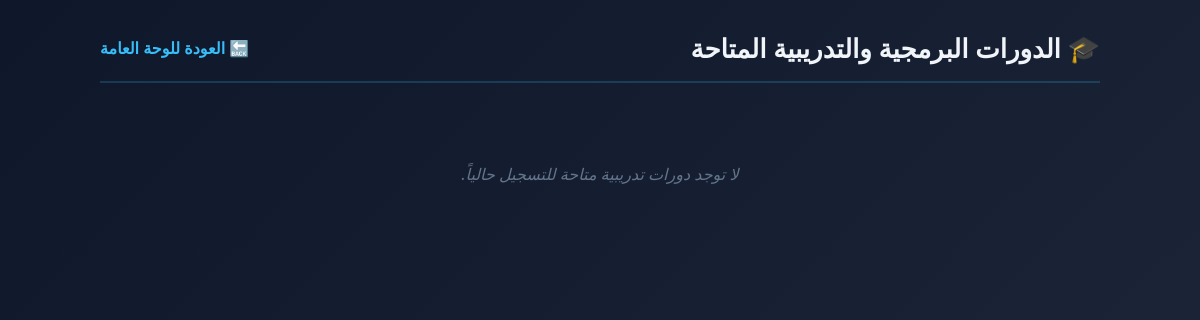
/courses (signed in), run on an earlier commit of the app's database.
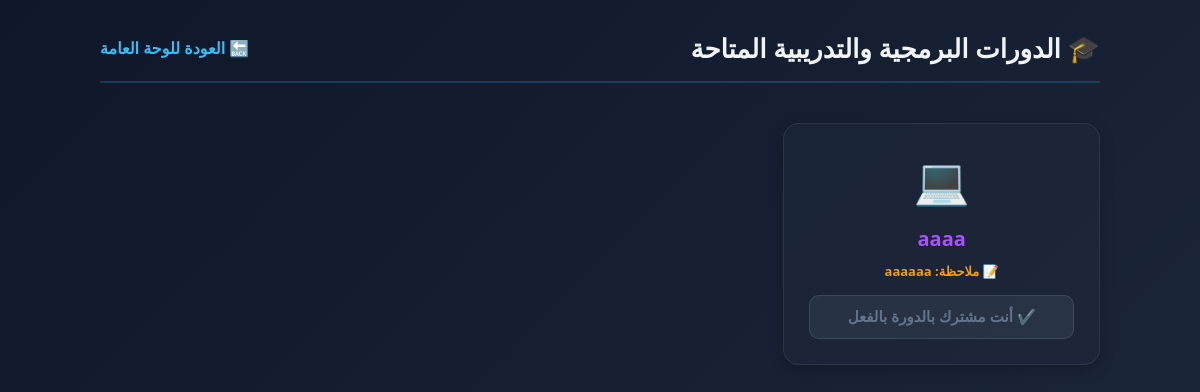
And on a later commit of the database.
### tables this page shows
CREATE TABLE courses (
            id INTEGER PRIMARY KEY AUTOINCREMENT,
            title TEXT NOT NULL,
            instructor TEXT NOT NULL
        , description TEXT DEFAULT "");

### app.py (the view)
@app.route('/courses')
@login_required
def view_courses():
    conn = get_db_connection()
    try:
        courses = conn.execute('SELECT * FROM courses ORDER BY id DESC').fetchall()
        enrolled_ids = {row['course_id'] for row in conn.execute(
            'SELECT course_id FROM enrollments WHERE user_id = ?', (get_current_user_id(),)
        ).fetchall()}
    finally:
        conn.close()
    return render_template('courses.html', courses=courses, enrolled_ids=enrolled_ids)

### app.py (called while the page is built)
def get_db_connection():
    conn = sqlite3.connect(DB_PATH, timeout=30)
    conn.row_factory = sqlite3.Row
    conn.execute('PRAGMA foreign_keys = ON')
    return conn

def login_required(view_func):
    @wraps(view_func)
    def wrapped(*args, **kwargs):
        if 'username' not in session or session.get('is_admin'):
            return redirect(url_for('login'))
        return view_func(*args, **kwargs)
    return wrapped

def get_current_user_id():
    conn = get_db_connection()
    try:
        user = conn.execute('SELECT id FROM users WHERE username = ?', (session['username'],)).fetchone()
        return user['id'] if user else None
    finally:
        conn.close()

### templates/courses.html (shortened to what this page needs)
<!DOCTYPE html>
<html lang="ar" dir="rtl">
<head>
</head>
<body>
    <div class="container">
        <div class="header-area">
            <h1>🎓 الدورات البرمجية والتدريبية المتاحة</h1>
            <a href="{{ url_for('dashboard') }}" class="back-link">🔙 العودة للوحة العامة</a>
        </div>
        <div class="grid">
            {% for course in courses %}
                <div class="card">
                    <div>
                        <div class="course-icon">💻</div>
                        <div class="course-title">{{ course.title }}</div>
                        {% if course['description'] %}
                        <p style="font-size: 13px; color: #f59e0b; margin-top: 8px; font-weight: bold; line-height: 1.5;">
                            📝 ملاحظة: {{ course['description'] }}
                        </p>
                        {% endif %}
                    </div>
                    {% if course.id in enrolled_ids %}
                        <button class="btn btn-disabled" disabled>✔️ أنت مشترك بالدورة بالفعل</button>
                    {% else %}
                        <form action="{{ url_for('enroll_course', course_id=course.id) }}" method="POST">
                            <button type="submit" class="btn btn-enroll">🚀 تسجيل فوري بالدورة</button>
                        </form>
                    {% endif %}
                </div>
            {% else %}
                <div class="no-data">لا توجد دورات تدريبية متاحة للتسجيل حالياً.</div>
            {% endfor %}
        </div>
    </div>
</body>
</html>

What changed in the data, as far as the page shows it:
added courses: title "aaaa", description "aaaaaa", shows "✔️ أنت مشترك بالدورة بالفعل"
Also different on the page:
text no longer shown: "لا توجد دورات تدريبية متاحة للتسجيل حالياً."
